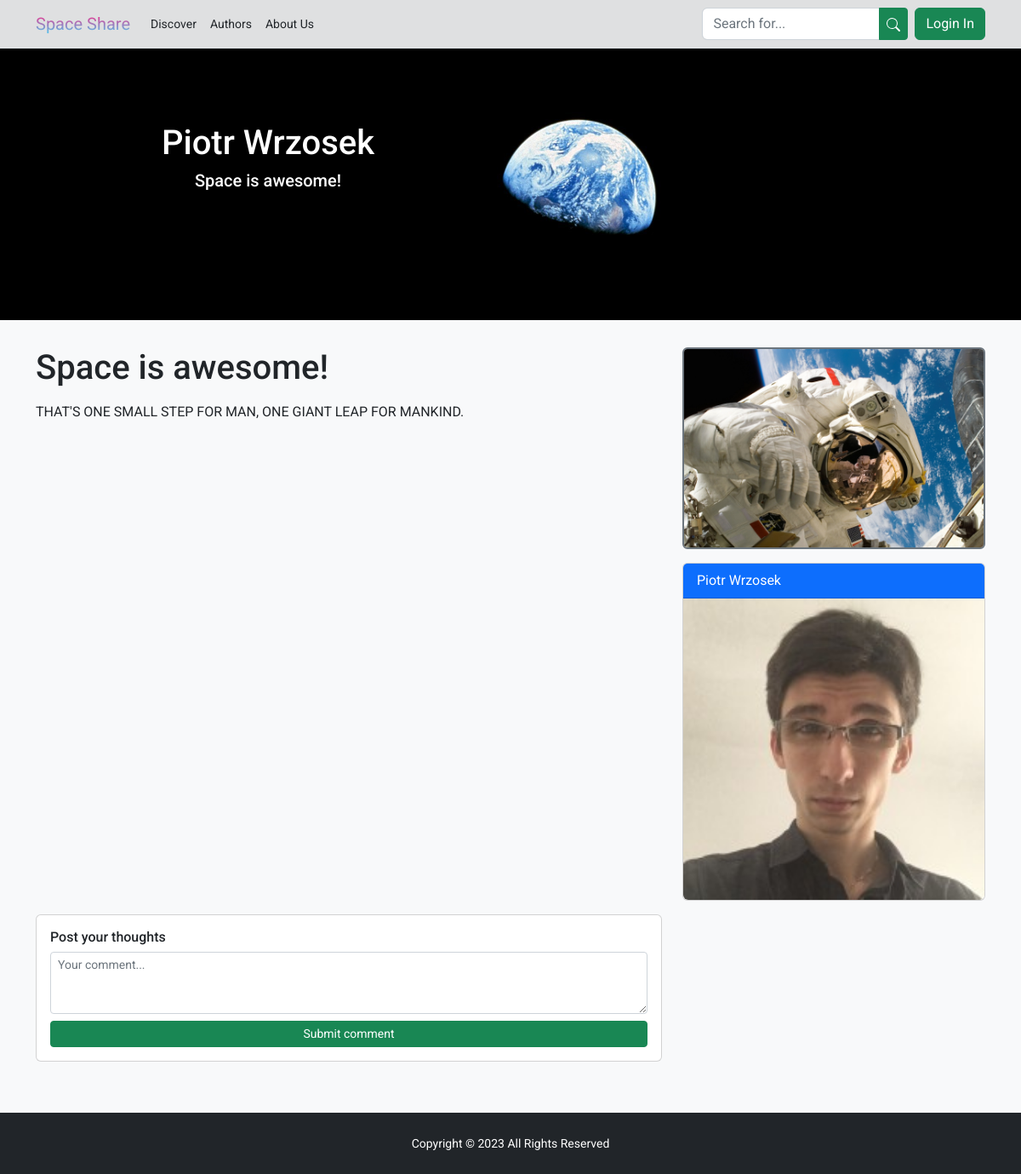
Page /post/space-is-awesome on the committed database.
### Blog/models.py (models this page shows, shortened)
class Post(models.Model):
    slug = models.SlugField(db_index=True, unique=True, null=False, blank=True)
    title = models.CharField(max_length=150)
    author = models.ForeignKey(
        Author, on_delete=models.CASCADE, related_name="author")
    date = models.DateTimeField(auto_now=True)
    tags = models.ManyToManyField(Tag)
    content = models.TextField(
        validators=[MinLengthValidator(30, MaxLengthValidator(10000))])
    image = models.ImageField(upload_to="posts", null=True)

class Author(models.Model):
    slug = models.SlugField(db_index=True, unique=True, null=True, blank=True)
    name = models.CharField(max_length=30)
    surname = models.CharField(max_length=50)
    description = models.TextField(
        validators=[MinLengthValidator(30, MaxLengthValidator(2000))], default="Author Info")
    email = models.EmailField(validators=[RegexValidator(
        "^[a-z0-9._%+-]+@[a-z0-9.-]+\.[a-z]{2,4}$", message="Incorrect expression of e-mail.")])
    image = models.ImageField(upload_to="authors", null=True)

### Blog/views.py (the view)
# urls.py: path("post/<slug:slug>", views.Post.as_view(), name="post"),
class Post(DetailView):
    template_name = "Blog/post.html"
    model = PostModel
    context_object_name = "post"

### Blog/templates/Blog/post.html (shortened to what this page needs)
{% extends 'Blog/base_blog.html' %}
{% load static %}
{% block blog_content %}
    <header class="banner-holder py-5 mb-3">
        <div class="container">
            <div class="row">
                <div class="col-md-6">
                    <div class="banner-content text-center text-white my-5 py-5">
                        <h1>{{ post.author.name }} {{ post.author.surname }}</h1>
                        <p class="h5">{{ post.title }}</p>
                    </div>
                </div>
            </div>
        </div>
    </header>
    <section class="py-3 mb-3">
        <div class="container">
            <div class="row">
                <div class="col-md-8">
                    <div class="content-holder">
                        <div class="post-content mb-3">
                            <h1>{{ post.title }}</h1>
                            <p>{{ post.content|linebreaks }}</p>
                        </div>
                    </div>
                </div>
                <div class="col-md-4">
                    <div class="mb-3">
                        <img src="{{ post.image.url }}" alt="Author's image" class="img-fluid rounded border border-2 border-secondary">
                    </div>
                    <a href="{% url 'author' post.author.slug %}">
                        <div class="card">
                            <div class="card-header text-bg-primary">
                                {{ post.author.name }} {{post.author.surname}}
                            </div>
                            <div class="card-body p-0">
                                <img src="{{ post.author.image.url }}" alt="Author" class="w-100 h-100 rounded-bottom">
                            </div>
                        </div>
                    </a>
                </div>
            </div>
            <div class="row">
                <div class="col-md-8">
                    <div class="comment-form my-3">
                        <div class="card">
                            <div class="card-body">
                                <h3 class="fs-6">Post your thoughts</h3>
                                <form action="">
                                    <div class="row gx-2">
                                        <div class="col-md-12">
                                            <div class="mb-2">
                                                <textarea rows="3" class="form-control form-control-sm" placeholder="Your comment..."></textarea>
                                            </div>
                                        </div>
                                        <div class="col-md-12">
                                            <div class="d-grid">
                                                <button type="submit" class="btn btn-sm btn-success">
                                                    Submit comment
                                                </button>
                                            </div>
                                        </div>
                                    </div>
                                </form>
                            </div>
                        </div>
                    </div>
                </div>
            </div>
        </div>
    </section>
{% endblock %}

### static/css/base.css (style rules this page uses)
:root { --sky: #4cc9f0; --far-space: #f72585; }
html, body { font-family: 'Roboto', sans-serif; }
.banner-holder { background-size: cover; background-position: bottom; text-shadow: 1px 1px black; }

### rows in the picture
Post: author.name "Piotr", author.surname "Wrzosek", title "Space is awesome!", content "THAT'S ONE SMALL STEP FOR MAN, ONE GIANT LEAP FOR MANKIND.", image (picture), author.image (picture)
